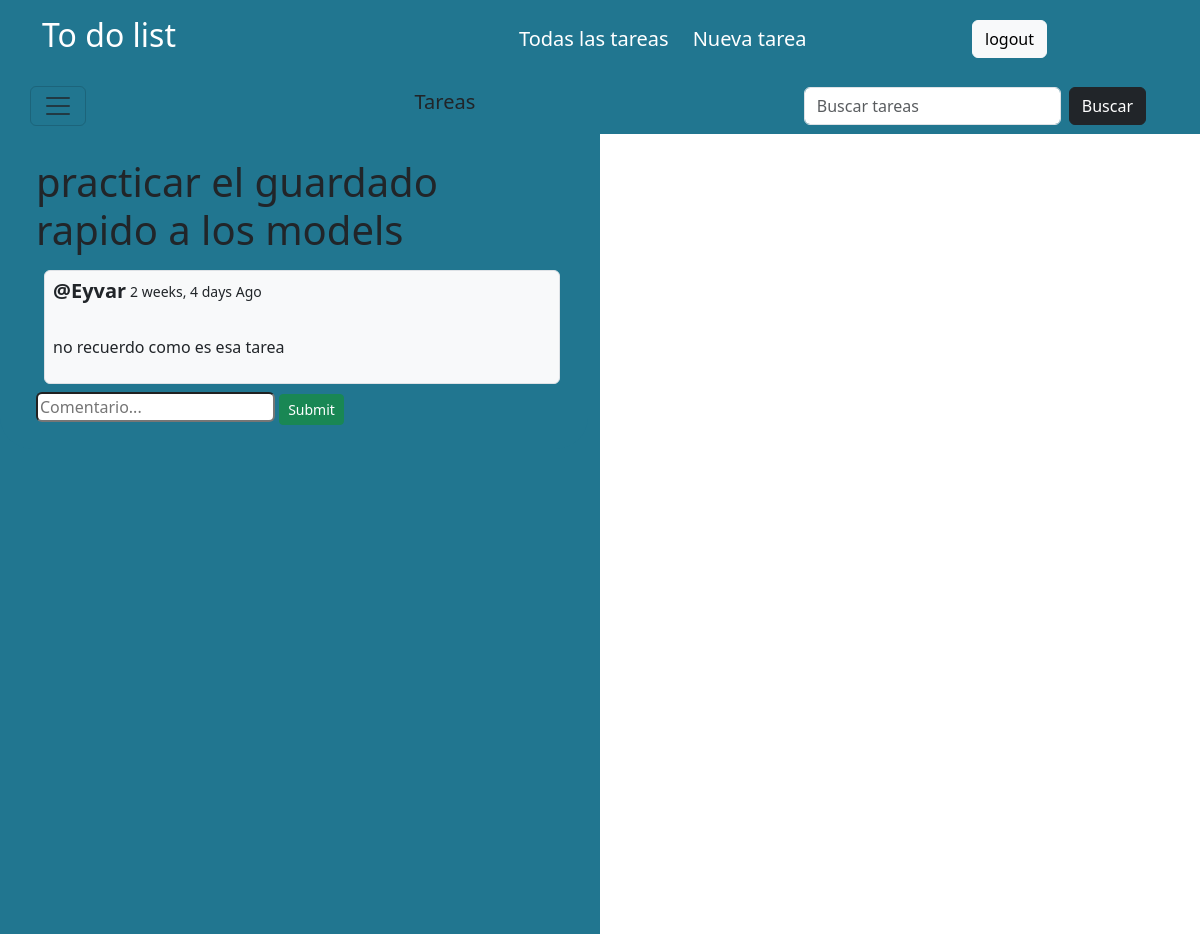
The app's page /coments/11 (signed in) with its own data.
### app/models.py (models this page shows, shortened)
class task(models.Model):
    user = models.ForeignKey(User, verbose_name=("Persona"), on_delete=models.CASCADE)
    name = models.CharField(("Tarea"), max_length=50)
    day = models.ForeignKey(days, verbose_name=("Dia"), on_delete=models.CASCADE)
    checkout = models.BooleanField(("Hecho"), default=False)
    created = models.DateTimeField(("Creado"), auto_now_add=True)
    updated = models.DateTimeField(("Actualizado"), auto_now=True)
    class Meta:
        ordering = ['-updated','-created']

class Messages(models.Model):
    user = models.ForeignKey(User, verbose_name=("Usuario"), on_delete=models.CASCADE)
    task = models.ForeignKey(task, verbose_name=("Tarea"), on_delete=models.CASCADE,blank=True)
    body = models.TextField((""))
    created = models.DateTimeField(("Creado"), auto_now_add=True)
    updated = models.DateTimeField(("Actualizado"), auto_now=True)

### app/views.py (the view, shortened to what this page needs)
# urls.py: path('coments/<int:id>',views.coments,name="coments"),
def coments(request,id):
    day = days.objects.all()
    tasks = task.objects.get(id=id)
    comment = tasks.messages_set.all()
    context = {
        'tasks':tasks,
        'comment':comment,
        'dias':day
    }
    return render(request,'app/coments.html',context)

### app/templates/app/coments.html (shortened to what this page needs)
{%extends 'base.html'%}
{%block content%}
    <div class="row ">
        <div class="col-md-6 col-sm-6 comentsbg">
            <div class="container-fluid bg rounded-bottom-5">
                <div class="col-md-12 col sm-12 p-4 d-flex flex-column">
                    <h1 class="justify-content-md-start ">{{tasks.name}}</h1>
                    {%for comments in comment%}
                        <div class="container m-2 p-0 border rounded bg-light">
                        <div class="d-flex flex-row gap-1 m-0 p-2 overflow-hidden ">
                            <p class="h5 m-0 fw-bold">@{{comments.user|capfirst}}</p>
                            <p class="fw-medium"> <small> {{comments.created|timesince}} Ago</small></p>
                        </div>
                        <p class="p-2 "class="fst-italic">{{comments.body}}</p>
                    </div>
                    {%endfor%}
                    {% if request.user.is_authenticated%}
                    <form action="" method="post" class=" justify-content-center">
                        <input type="text" name="body" class="rounded " placeholder="Comentario...">
                        <input type="submit" class="btn btn-success btn-sm">
                    </form>
                    {%endif%}
                </div>
            </div>
        </div>
        <div class="col-md-6 col-md-6">
        </div>
    </div>
{%endblock%}

### static/styles/style.css (style rules this page uses)
.bg { background-color: rgb(33, 118, 144); }
.comentsbg { background-color: rgb(33, 118, 144); height: 100vh; }

### records on screen
task: name "practicar el guardado rapido a los models"
Messages: user "Eyvar", created "2 weeks, 4 days", body "no recuerdo como es esa tarea"
